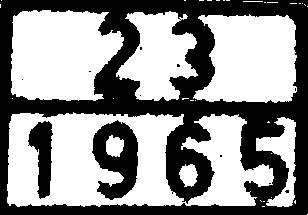
//> input picture 88699.png, 308 x 215 px
$ ./88699-eliminating-edges   (built with g++ and OpenCV 4)
//> lines starting //> are read from the running program, lines starting //| are printed output that depends on the picture; after the words box and inside, x2 and y2 are one past the last pixel; in counts of white or black regions, pixels touching at a corner belong together
#include <opencv2/highgui.hpp>
#include <opencv2/imgproc.hpp>

using namespace cv;
using namespace std;

int main( int argc, char** argv )
{
    char* filename = argc >= 2 ? argv[1] : (char*)"88699.png";
    Mat src = imread(filename);
//> src is the input picture: 215 rows x 308 cols, CV_8UC3; min 0, max 255, mean 145.2
    if (src.empty())
        return -1;

    Mat gray,eroded,reduced_w;

    cvtColor( src, gray, CV_BGR2GRAY );
    erode( gray, eroded, Mat::ones(8,1,CV_8UC1) ); // change of kernel gives different results
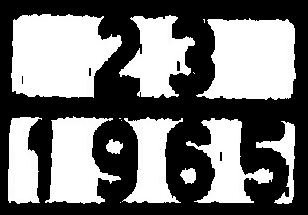
//> eroded: 215 rows x 308 cols, CV_8UC1; min 0, max 255, mean 118.4

    reduce( eroded, reduced_w, 1, CV_REDUCE_AVG );
//> reduced_w = 215 values, max 203 at index 43, min 0 at index 0, mean 118.4

    for ( int i = 0; i < src.rows; i++)
    {
        if( reduced_w.at<uchar>(0,i) < 100)
            line( gray,Point(0,i),Point(gray.cols,i),Scalar(255,255,255),3);
    }
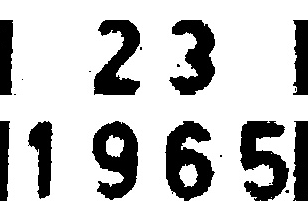
//> gray: 215 rows x 308 cols, CV_8UC1; min 0, max 255, mean 195.4

    vector< vector <Point> > contours;

    eroded = gray < 127;
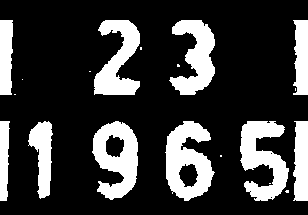
//> eroded: 215 rows x 308 cols, CV_8UC1; 23.4% white; 19 white regions (9 under 20 px)
    findContours( eroded, contours,CV_RETR_EXTERNAL, CV_CHAIN_APPROX_SIMPLE );
//> contours = 19 contours, 9 with area under 20; largest, box (x1, y1, x2, y2) and area: (165, 121, 215, 201) 2576, (92, 121, 138, 200) 2383, (240, 121, 289, 201) 2079, (94, 20, 140, 95) 1815, (169, 20, 215, 95) 1810

    eroded = Scalar(255);
    for( size_t i = 0; i< contours.size(); i++ )
    {
        Rect r = boundingRect(contours[i]);
        if((contourArea( contours[i] ) > 200) & r.x > 5 & r.x + r.width < gray.cols - 5 )
        {
            rectangle( eroded, r, Scalar(0), -1 );
            rectangle( src, r, Scalar(0,0,255), 2 );
        }
    }
//> this loop made 19 passes
//> r on passes 1 to 12: Rect(285, 190, 4, 3), Rect(269, 183, 2, 1), Rect(220, 155, 2, 2), Rect(293, 121, 15, 80), Rect(240, 121, 49, 80), Rect(165, 121, 50, 80), Rect(92, 121, 46, 79), Rect(28, 121, 25, 78), Rect(0, 121, 10, 80), Rect(14, 94, 2, 1), Rect(295, 88, 1, 3), Rect(22, 79, 1, 1)
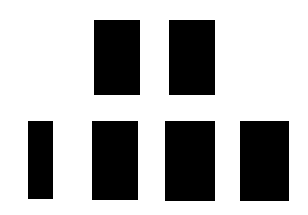
//> eroded: 215 rows x 308 cols, CV_8UC1; 69.2% white; 6 black regions, box (x1, y1, x2, y2) and area: (165, 121, 215, 201) 4000, (240, 121, 289, 201) 3920, (92, 121, 138, 200) 3634, (94, 20, 140, 95) 3450, (169, 20, 215, 95) 3450, (28, 121, 53, 199) 1950
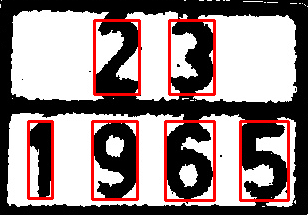
//> src: 215 rows x 308 cols, CV_8UC3; 6.46% of pixels changed, all inside (x1, y1, x2, y2) = (27, 19, 290, 202)
    gray = gray + eroded;
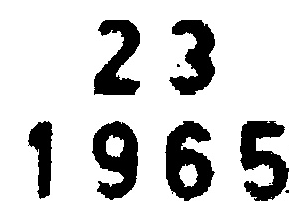
//> gray: 215 rows x 308 cols, CV_8UC1; 6.97% of pixels changed, all inside (x1, y1, x2, y2) = (0, 20, 308, 201)
    imshow("result", gray );
    imshow("color result", src );
    waitKey(0);
    return 0;
}
